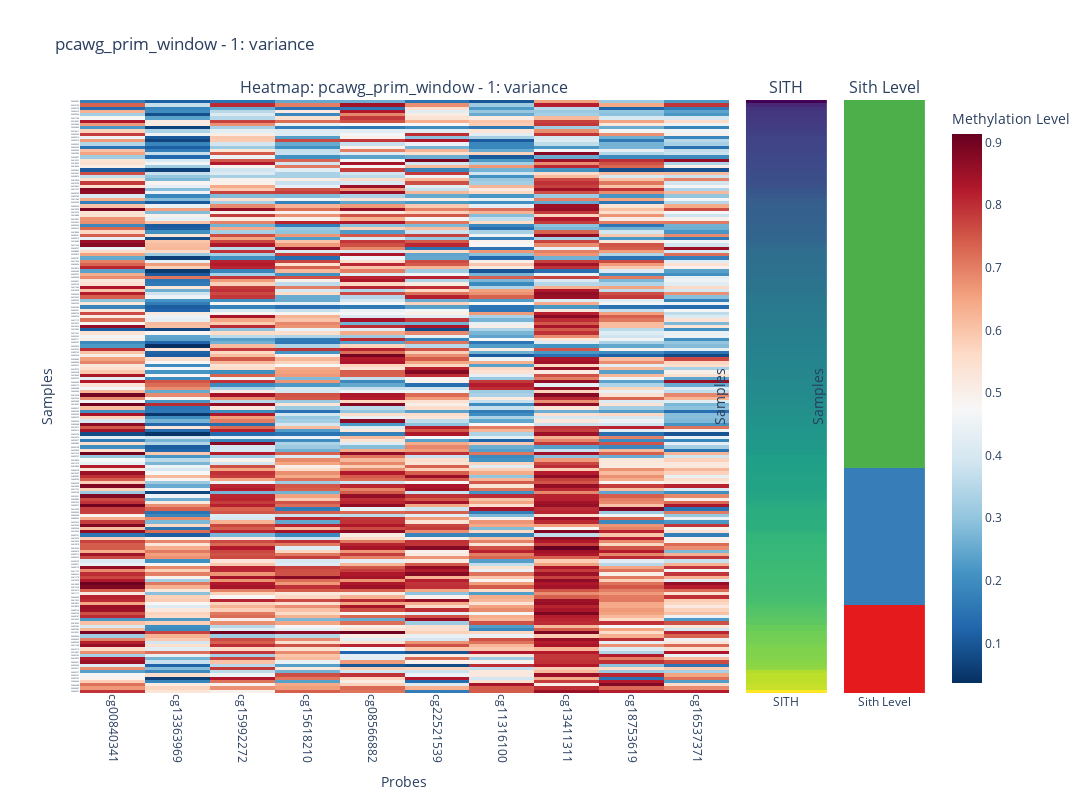
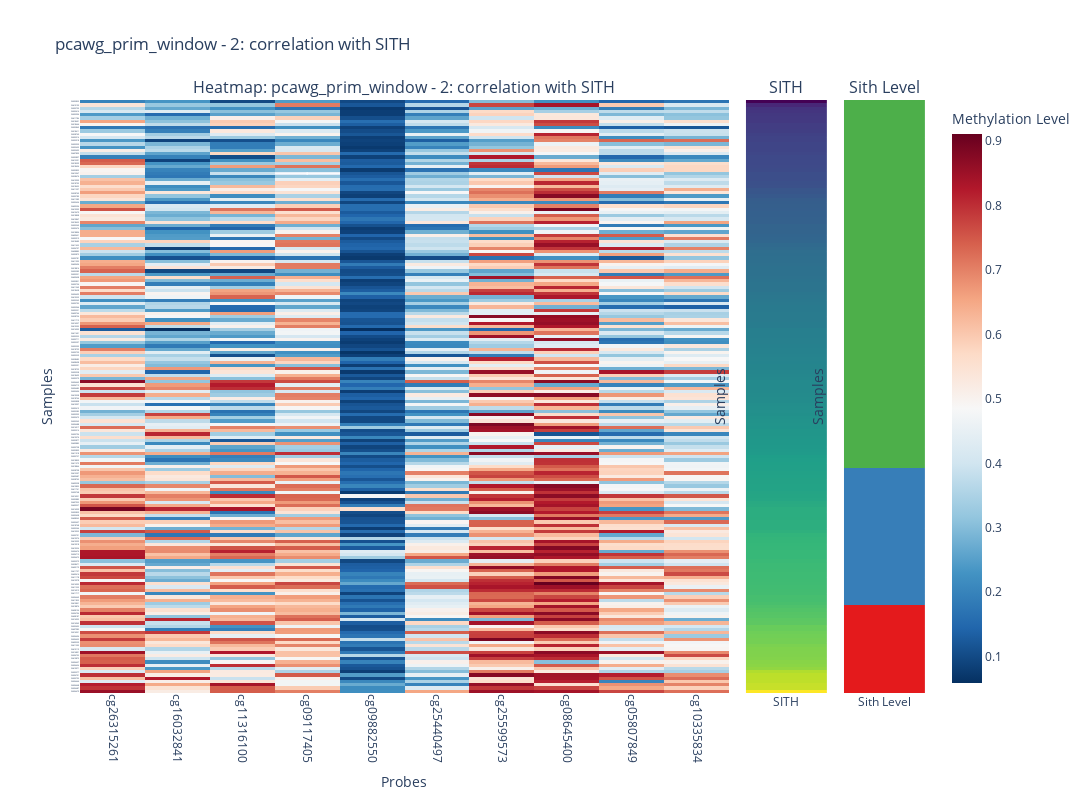
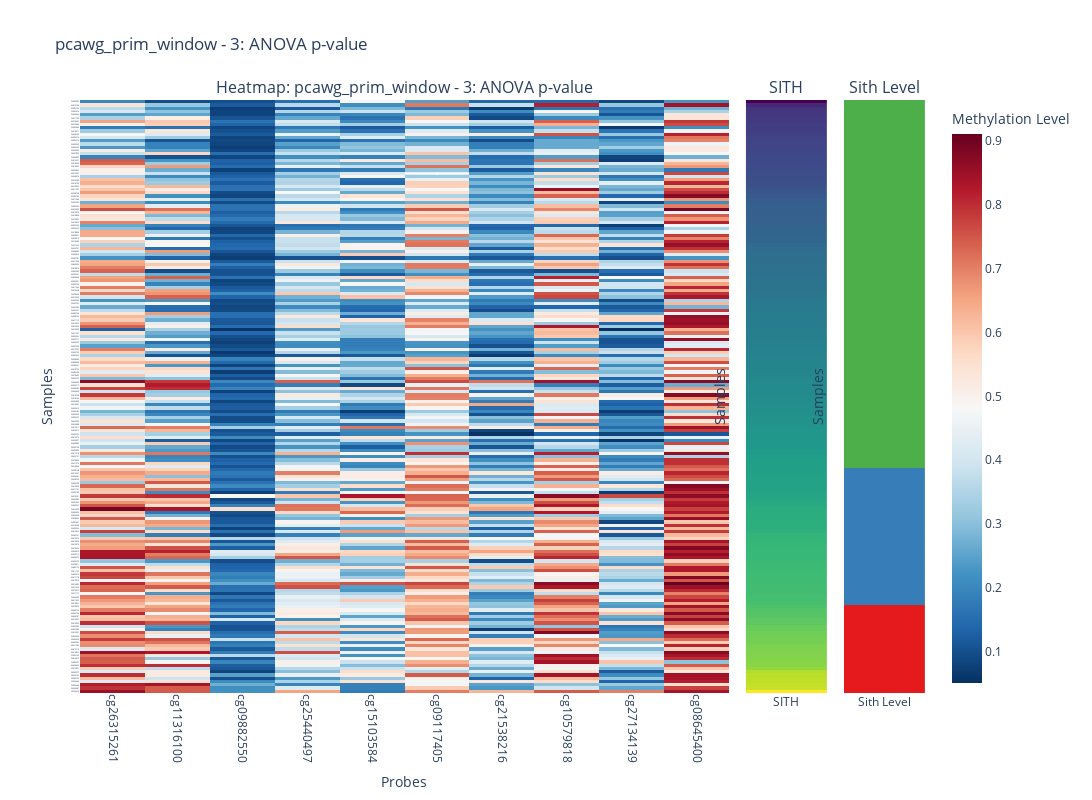
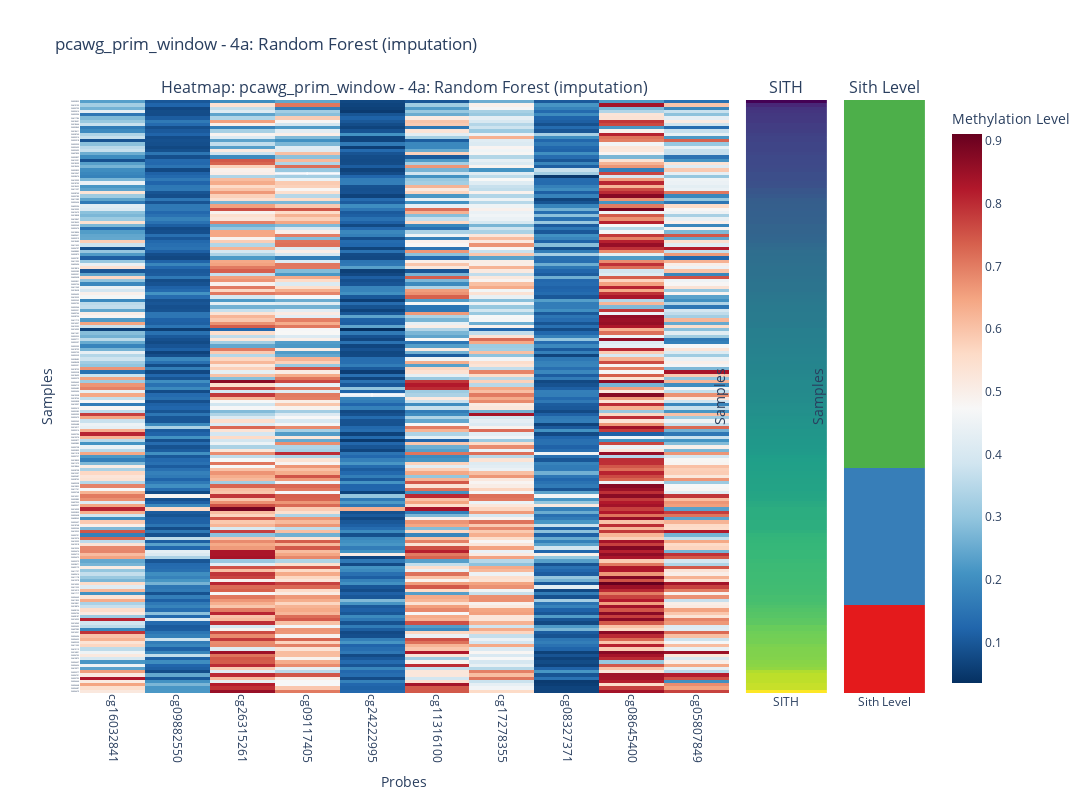

Notebook code for these charts, in order:
### Markdown cell above
## Visualizations

### Code cell
####################
# 1) The same bins/labels for sith_level
####################
bins = [-float('inf'), 0.7, 0.8, float('inf')]
labels = ['<0.7', '0.7-0.8', '>0.8']

####################
# 2) Load CSV into a DataFrame
####################
analysis_results_df = pd.read_csv("../_OUTPUTS_/pcawg_probes_of_interest.csv")

####################
# 3) Helper function from earlier snippet
####################
def get_probes_for_method(dataset_name, method_name, top_n=10):
    subset = analysis_results_df[
        (analysis_results_df['dataset'] == dataset_name) &
        (analysis_results_df['method'] == method_name)
    ].copy()
    
    if method_name == "cluster_7":
        subset = subset.sort_values('cluster_label').dropna(subset=['cluster_label', 'probe']).head(top_n)
        return dict(zip(subset['cluster_label'], subset['probe']))
    else:
        subset = subset.dropna(subset=['probe']).head(top_n)
        return subset['probe'].tolist()

####################
# 4) Define a small mapping from method ID -> descriptive label (optional)
####################
method_mapping = {
    "var_1": "1: variance",
    "corr_2": "2: correlation with SITH",
    "anova_3": "3: ANOVA p-value",
    "rf_impute_4a": "4a: Random Forest (imputation)",
    "rf_drop_4b": "4b: Random Forest (dropped rows)",
    "common_5": "5: common interest",
    "combined_6": "6: combined variance & ANOVA",
    "cluster_7": "7: clustering",
    "range_8": "8: range",
    "threshold_9": "9: high/low proportions",
    "diffmeth_10": "10: differential methylation",
    "aggregate_11": "11: aggregate score"
}

####################
# 5) Prepare the same datasets list
####################
datasets = [
    {
        'name': 'pcawg_prim_window',
        'df': pcawg_prim_window_meth_df_merged,
        'sort_col': 'SITH'
    },
    {
        'name': 'pcawg_sith_corr',
        'df': pcawg_sith_corr_meth_df_merged,
        'sort_col': 'SITH'
    },
    {
        'name': 'pcawg_iqr_corr',
        'df': pcawg_iqr_corr_meth_df_merged,
        'sort_col': 'INT_IQR'
    }
]

####################
# 6) The create_probe_heatmap(...) function remains the same
####################

def create_probe_heatmap(df, probes, title, score_col="SITH", y_tick_font_size=None):
    """
    Creates and displays a heatmap for the given set of probes with a sidebar for a score.
    
    Parameters:
      - df: The filtered and sorted DataFrame.
      - probes: Either a list of probe IDs or a dict (in which case its keys are used).
      - title: Title for the heatmap.
      - score_col: The column name for the score sidebar ("SITH" or "INT_IQR").
      - y_tick_font_size: Optional font size for the y-axis tick labels.
    """
    # Use keys if probes is a dict; otherwise assume probes is a list.
    probe_list = list(probes.keys()) if isinstance(probes, dict) else probes

    if not probe_list:
        print(f"Probe set '{title}' is empty. Skipping visualization.")
        return

    # Ensure the chosen probes exist in the DataFrame.
    available_probes = [p for p in probe_list if p in df.columns]
    missing_probes = set(probe_list) - set(available_probes)
    if missing_probes:
        print(f"Warning: The following probes for '{title}' are missing and will be skipped: {missing_probes}")
    if not available_probes:
        print(f"No available probes to display for '{title}'. Skipping visualization.")
        return

    # Prepare the data matrix for the main heatmap.
    data_matrix = df[available_probes]

    # Create main heatmap of methylation values.
    heatmap = go.Heatmap(
        z=data_matrix.values,
        x=available_probes,
        y=df['icgc_sample_id'],
        colorscale='RdBu',
        reversescale=True,
        colorbar=dict(title='Methylation Level'),
    )

    # Create a sidebar for the score.
    score_bar = go.Heatmap(
        z=df[score_col].values[:, np.newaxis],
        x=[score_col],
        y=df['icgc_sample_id'],
        colorscale='Viridis',
        colorbar=dict(title=score_col),
        showscale=False,
    )

    # If score_col is "SITH", add the sith_level sidebar.
    add_sith_level = (score_col == "SITH")
    if add_sith_level:
        sith_levels_unique = df['sith_level'].unique()
        sith_level_map = {level: idx for idx, level in enumerate(sith_levels_unique)}
        sith_levels_numeric = df['sith_level'].map(sith_level_map).values

        colors = px.colors.qualitative.Set1[:len(sith_levels_unique)]
        colorscale_custom = []
        for i, color in enumerate(colors):
            scale_value = i / (len(colors) - 1) if len(colors) > 1 else 0
            colorscale_custom.append([scale_value, color])

        sith_level_bar = go.Heatmap(
            z=sith_levels_numeric[:, np.newaxis],
            x=['Sith Level'],
            y=df['icgc_sample_id'],
            colorscale=colorscale_custom,
            colorbar=dict(title='Sith Level'),
            showscale=False,
            zmin=0,
            zmax=len(colors)-1,
        )

    # Determine number of subplot columns and subplot titles.
    n_cols = 3 if add_sith_level else 2
    subplot_titles = (f'Heatmap: {title}', score_col) + (("Sith Level",) if add_sith_level else ())

    # Create subplots.
    fig = make_subplots(
        rows=1, cols=n_cols,
        column_widths=[0.8] + ([0.1, 0.1] if add_sith_level else [0.2]),
        subplot_titles=subplot_titles,
        horizontal_spacing=0.02,
        shared_yaxes=True,
    )

    fig.add_trace(heatmap, row=1, col=1)
    fig.add_trace(score_bar, row=1, col=2)
    if add_sith_level:
        fig.add_trace(sith_level_bar, row=1, col=3)

    # Update layout and axes.
    fig.update_layout(
        height=800,
        width=1200,
        showlegend=False,
        title_text=title,
    )

    tick_step = max(1, len(available_probes) // 50)
    fig.update_xaxes(
        row=1, col=1,
        tickmode='array',
        tickvals=np.arange(0, len(available_probes), tick_step),
        ticktext=[available_probes[i] for i in range(0, len(available_probes), tick_step)],
        tickangle=90,
        title_text='Probes'
    )
    # Use the provided y_tick_font_size if given, else default to 10.
    y_tick_font = dict(size=y_tick_font_size) if y_tick_font_size is not None else dict(size=10)
    fig.update_yaxes(
        automargin=True,
        tickfont=y_tick_font,
        title_text='Samples'
    )

    if add_sith_level:
        legend_items = []
        for level, idx in sith_level_map.items():
            color = colors[idx]
            legend_items.append(
                go.Scatter(
                    x=[None],
                    y=[None],
                    mode='markers',
                    marker=dict(size=10, color=color),
                    legendgroup=str(level),
                    showlegend=True,
                    name=str(level),
                )
            )
        for item in legend_items:
            fig.add_trace(item)
        fig.update_layout(
            legend_title_text='Sith Level',
            legend=dict(itemsizing='constant'),
        )

    fig.show()
    html_filename = f"../_OUTPUTS_/heatmaps/{title.replace(' ', '_')}.html"
    fig.write_html(html_filename)
    print(f"Saved heatmap to {html_filename}")


####################
# 7) Generate Heatmaps, but pull each “method’s” probes from CSV
####################
all_methods = [
    "var_1",
    "corr_2",
    "anova_3",
    "rf_impute_4a",
    "rf_drop_4b",
    "common_5",
    "combined_6",
    "cluster_7",
    "range_8",
    "threshold_9",
    "diffmeth_10",
    "aggregate_11"
]

for dset in datasets:
    name = dset['name']
    df = dset['df'].copy()  # work on a copy
    sort_col = dset['sort_col']
    
    print("\n========================")
    print(f"Processing dataset: {name}")
    print("========================\n")
    
    # Add the sith_level column
    df['sith_level'] = pd.cut(df['SITH'], bins=bins, labels=labels)
    
    # pcawg_sith_corr -> two subsets
    if name == "pcawg_sith_corr":
        filters = [
            ("sample_code==1",  df[df['sample_code'] == 1]),
            ("sample_code>=2", df[df['sample_code'] >= 2])
        ]
        for f_desc, df_filtered in filters:
            sorted_df = df_filtered.sort_values(sort_col, ascending=False).reset_index(drop=True)
            score_col = "SITH"
            y_tick_font_size = 2 if f_desc == "sample_code==1" else None
            
            # For each method, fetch top probes from CSV
            for method_id in all_methods:
                # If you want a nicer method title, combine:
                method_title = method_mapping.get(method_id, method_id)
                full_title = f"{name} - {f_desc} - {method_title}"
                probes = get_probes_for_method(name, method_id, top_n=10)
                
                create_probe_heatmap(
                    sorted_df,
                    probes,
                    full_title,
                    score_col=score_col,
                    y_tick_font_size=y_tick_font_size
                )
    else:
        # pcawg_prim_window -> sample_code==1
        # pcawg_iqr_corr -> sample_code>1
        # others: no special filter
        if name == "pcawg_prim_window":
            df = df[df['sample_code'] == 1]
            y_tick_font_size = 2
        elif name == "pcawg_iqr_corr":
            df = df[df['sample_code'] > 1]
            y_tick_font_size = None
        else:
            y_tick_font_size = None
        
        sorted_df = df.sort_values(sort_col, ascending=False).reset_index(drop=True)
        
        # For pcawg_iqr_corr use "INT_IQR", else "SITH"
        score_col = "INT_IQR" if name == "pcawg_iqr_corr" else "SITH"
        
        for method_id in all_methods:
            method_title = method_mapping.get(method_id, method_id)
            full_title = f"{name} - {method_title}"
            probes = get_probes_for_method(name, method_id, top_n=10)
            
            create_probe_heatmap(
                sorted_df,
                probes,
                full_title,
                score_col=score_col,
                y_tick_font_size=y_tick_font_size
            )

### Figure 1 — Plotly figure (JSON) as saved in the notebook; plotly's stock layout.template omitted (floating-point values rounded to 4 significant figures; data arrays with more than 128 entries replaced by an {"elided": "..."} marker saying what was removed)
{"data": [{"colorbar": {"title": {"text": "Methylation Level"}}, "colorscale": [[0, "rgb(103,0,31)"], [0.1, "rgb(178,24,43)"], [0.2, "rgb(214,96,77)"], [0.3, "rgb(244,165,130)"], [0.4, "rgb(253,219,199)"], [0.5, "rgb(247,247,247)"], [0.6, "rgb(209,229,240)"], [0.7, "rgb(146,197,222)"], [0.8, "rgb(67,147,195)"], [0.9, "rgb(33,102,172)"], [1, "rgb(5,48,97)"]], "reversescale": true, "type": "heatmap", "x": ["cg00840341", "cg13363969", "cg15992272", "cg15618210", "cg08566882", "cg22521539", "cg11316100", "cg13411311", "cg18753619", "cg16537371"], "xaxis": "x", "y": {"elided": "182 str values"}, "yaxis": "y", "z": {"elided": "182x10 float values"}}, {"colorbar": {"title": {"text": "SITH"}}, "colorscale": [[0, "#440154"], [0.1111, "#482878"], [0.2222, "#3e4989"], [0.3333, "#31688e"], [0.4444, "#26828e"], [0.5556, "#1f9e89"], [0.6667, "#35b779"], [0.7778, "#6ece58"], [0.8889, "#b5de2b"], [1, "#fde725"]], "showscale": false, "type": "heatmap", "x": ["SITH"], "xaxis": "x2", "y": {"elided": "182 str values"}, "yaxis": "y2", "z": {"elided": "182x1 float values"}}, {"colorbar": {"title": {"text": "Sith Level"}}, "colorscale": [[0, "rgb(228,26,28)"], [0.5, "rgb(55,126,184)"], [1, "rgb(77,175,74)"]], "showscale": false, "type": "heatmap", "x": ["Sith Level"], "xaxis": "x3", "y": {"elided": "182 str values"}, "yaxis": "y3", "z": {"elided": "182x1 int values"}, "zmax": 2, "zmin": 0}, {"legendgroup": ">0.8", "marker": {"color": "rgb(228,26,28)", "size": 10}, "mode": "markers", "name": ">0.8", "showlegend": true, "type": "scatter", "x": [null], "y": [null]}, {"legendgroup": "0.7-0.8", "marker": {"color": "rgb(55,126,184)", "size": 10}, "mode": "markers", "name": "0.7-0.8", "showlegend": true, "type": "scatter", "x": [null], "y": [null]}, {"legendgroup": "<0.7", "marker": {"color": "rgb(77,175,74)", "size": 10}, "mode": "markers", "name": "<0.7", "showlegend": true, "type": "scatter", "x": [null], "y": [null]}], "layout": {"annotations": [{"font": {"size": 16}, "showarrow": false, "text": "Heatmap: pcawg_prim_window - 1: variance", "x": 0.384, "xanchor": "center", "xref": "paper", "y": 1, "yanchor": "bottom", "yref": "paper"}, {"font": {"size": 16}, "showarrow": false, "text": "SITH", "x": 0.836, "xanchor": "center", "xref": "paper", "y": 1, "yanchor": "bottom", "yref": "paper"}, {"font": {"size": 16}, "showarrow": false, "text": "Sith Level", "x": 0.952, "xanchor": "center", "xref": "paper", "y": 1, "yanchor": "bottom", "yref": "paper"}], "height": 800, "legend": {"itemsizing": "constant", "title": {"text": "Sith Level"}}, "showlegend": false, "title": {"text": "pcawg_prim_window - 1: variance"}, "width": 1200, "xaxis": {"anchor": "y", "domain": [0, 0.768], "tickangle": 90, "tickmode": "array", "ticktext": ["cg00840341", "cg13363969", "cg15992272", "cg15618210", "cg08566882", "cg22521539", "cg11316100", "cg13411311", "cg18753619", "cg16537371"], "tickvals": [0, 1, 2, 3, 4, 5, 6, 7, 8, 9], "title": {"text": "Probes"}}, "xaxis2": {"anchor": "y2", "domain": [0.788, 0.884]}, "xaxis3": {"anchor": "y3", "domain": [0.904, 1]}, "yaxis": {"anchor": "x", "automargin": true, "domain": [0, 1], "tickfont": {"size": 2}, "title": {"text": "Samples"}}, "yaxis2": {"anchor": "x2", "automargin": true, "domain": [0, 1], "matches": "y", "showticklabels": false, "tickfont": {"size": 2}, "title": {"text": "Samples"}}, "yaxis3": {"anchor": "x3", "automargin": true, "domain": [0, 1], "matches": "y", "showticklabels": false, "tickfont": {"size": 2}, "title": {"text": "Samples"}}}}

### Figure 2 — Plotly figure (JSON) as saved in the notebook; plotly's stock layout.template omitted (floating-point values rounded to 4 significant figures; data arrays with more than 128 entries replaced by an {"elided": "..."} marker saying what was removed)
{"data": [{"colorbar": {"title": {"text": "Methylation Level"}}, "colorscale": [[0, "rgb(103,0,31)"], [0.1, "rgb(178,24,43)"], [0.2, "rgb(214,96,77)"], [0.3, "rgb(244,165,130)"], [0.4, "rgb(253,219,199)"], [0.5, "rgb(247,247,247)"], [0.6, "rgb(209,229,240)"], [0.7, "rgb(146,197,222)"], [0.8, "rgb(67,147,195)"], [0.9, "rgb(33,102,172)"], [1, "rgb(5,48,97)"]], "reversescale": true, "type": "heatmap", "x": ["cg26315261", "cg16032841", "cg11316100", "cg09117405", "cg09882550", "cg25440497", "cg25599573", "cg08645400", "cg05807849", "cg10335834"], "xaxis": "x", "y": {"elided": "182 str values"}, "yaxis": "y", "z": {"elided": "182x10 float values"}}, {"colorbar": {"title": {"text": "SITH"}}, "colorscale": [[0, "#440154"], [0.1111, "#482878"], [0.2222, "#3e4989"], [0.3333, "#31688e"], [0.4444, "#26828e"], [0.5556, "#1f9e89"], [0.6667, "#35b779"], [0.7778, "#6ece58"], [0.8889, "#b5de2b"], [1, "#fde725"]], "showscale": false, "type": "heatmap", "x": ["SITH"], "xaxis": "x2", "y": {"elided": "182 str values"}, "yaxis": "y2", "z": {"elided": "182x1 float values"}}, {"colorbar": {"title": {"text": "Sith Level"}}, "colorscale": [[0, "rgb(228,26,28)"], [0.5, "rgb(55,126,184)"], [1, "rgb(77,175,74)"]], "showscale": false, "type": "heatmap", "x": ["Sith Level"], "xaxis": "x3", "y": {"elided": "182 str values"}, "yaxis": "y3", "z": {"elided": "182x1 int values"}, "zmax": 2, "zmin": 0}, {"legendgroup": ">0.8", "marker": {"color": "rgb(228,26,28)", "size": 10}, "mode": "markers", "name": ">0.8", "showlegend": true, "type": "scatter", "x": [null], "y": [null]}, {"legendgroup": "0.7-0.8", "marker": {"color": "rgb(55,126,184)", "size": 10}, "mode": "markers", "name": "0.7-0.8", "showlegend": true, "type": "scatter", "x": [null], "y": [null]}, {"legendgroup": "<0.7", "marker": {"color": "rgb(77,175,74)", "size": 10}, "mode": "markers", "name": "<0.7", "showlegend": true, "type": "scatter", "x": [null], "y": [null]}], "layout": {"annotations": [{"font": {"size": 16}, "showarrow": false, "text": "Heatmap: pcawg_prim_window - 2: correlation with SITH", "x": 0.384, "xanchor": "center", "xref": "paper", "y": 1, "yanchor": "bottom", "yref": "paper"}, {"font": {"size": 16}, "showarrow": false, "text": "SITH", "x": 0.836, "xanchor": "center", "xref": "paper", "y": 1, "yanchor": "bottom", "yref": "paper"}, {"font": {"size": 16}, "showarrow": false, "text": "Sith Level", "x": 0.952, "xanchor": "center", "xref": "paper", "y": 1, "yanchor": "bottom", "yref": "paper"}], "height": 800, "legend": {"itemsizing": "constant", "title": {"text": "Sith Level"}}, "showlegend": false, "title": {"text": "pcawg_prim_window - 2: correlation with SITH"}, "width": 1200, "xaxis": {"anchor": "y", "domain": [0, 0.768], "tickangle": 90, "tickmode": "array", "ticktext": ["cg26315261", "cg16032841", "cg11316100", "cg09117405", "cg09882550", "cg25440497", "cg25599573", "cg08645400", "cg05807849", "cg10335834"], "tickvals": [0, 1, 2, 3, 4, 5, 6, 7, 8, 9], "title": {"text": "Probes"}}, "xaxis2": {"anchor": "y2", "domain": [0.788, 0.884]}, "xaxis3": {"anchor": "y3", "domain": [0.904, 1]}, "yaxis": {"anchor": "x", "automargin": true, "domain": [0, 1], "tickfont": {"size": 2}, "title": {"text": "Samples"}}, "yaxis2": {"anchor": "x2", "automargin": true, "domain": [0, 1], "matches": "y", "showticklabels": false, "tickfont": {"size": 2}, "title": {"text": "Samples"}}, "yaxis3": {"anchor": "x3", "automargin": true, "domain": [0, 1], "matches": "y", "showticklabels": false, "tickfont": {"size": 2}, "title": {"text": "Samples"}}}}

### Figure 3 — Plotly figure (JSON) as saved in the notebook; plotly's stock layout.template omitted (floating-point values rounded to 4 significant figures; data arrays with more than 128 entries replaced by an {"elided": "..."} marker saying what was removed)
{"data": [{"colorbar": {"title": {"text": "Methylation Level"}}, "colorscale": [[0, "rgb(103,0,31)"], [0.1, "rgb(178,24,43)"], [0.2, "rgb(214,96,77)"], [0.3, "rgb(244,165,130)"], [0.4, "rgb(253,219,199)"], [0.5, "rgb(247,247,247)"], [0.6, "rgb(209,229,240)"], [0.7, "rgb(146,197,222)"], [0.8, "rgb(67,147,195)"], [0.9, "rgb(33,102,172)"], [1, "rgb(5,48,97)"]], "reversescale": true, "type": "heatmap", "x": ["cg26315261", "cg11316100", "cg09882550", "cg25440497", "cg15103584", "cg09117405", "cg21538216", "cg10579818", "cg27134139", "cg08645400"], "xaxis": "x", "y": {"elided": "182 str values"}, "yaxis": "y", "z": {"elided": "182x10 float values"}}, {"colorbar": {"title": {"text": "SITH"}}, "colorscale": [[0, "#440154"], [0.1111, "#482878"], [0.2222, "#3e4989"], [0.3333, "#31688e"], [0.4444, "#26828e"], [0.5556, "#1f9e89"], [0.6667, "#35b779"], [0.7778, "#6ece58"], [0.8889, "#b5de2b"], [1, "#fde725"]], "showscale": false, "type": "heatmap", "x": ["SITH"], "xaxis": "x2", "y": {"elided": "182 str values"}, "yaxis": "y2", "z": {"elided": "182x1 float values"}}, {"colorbar": {"title": {"text": "Sith Level"}}, "colorscale": [[0, "rgb(228,26,28)"], [0.5, "rgb(55,126,184)"], [1, "rgb(77,175,74)"]], "showscale": false, "type": "heatmap", "x": ["Sith Level"], "xaxis": "x3", "y": {"elided": "182 str values"}, "yaxis": "y3", "z": {"elided": "182x1 int values"}, "zmax": 2, "zmin": 0}, {"legendgroup": ">0.8", "marker": {"color": "rgb(228,26,28)", "size": 10}, "mode": "markers", "name": ">0.8", "showlegend": true, "type": "scatter", "x": [null], "y": [null]}, {"legendgroup": "0.7-0.8", "marker": {"color": "rgb(55,126,184)", "size": 10}, "mode": "markers", "name": "0.7-0.8", "showlegend": true, "type": "scatter", "x": [null], "y": [null]}, {"legendgroup": "<0.7", "marker": {"color": "rgb(77,175,74)", "size": 10}, "mode": "markers", "name": "<0.7", "showlegend": true, "type": "scatter", "x": [null], "y": [null]}], "layout": {"annotations": [{"font": {"size": 16}, "showarrow": false, "text": "Heatmap: pcawg_prim_window - 3: ANOVA p-value", "x": 0.384, "xanchor": "center", "xref": "paper", "y": 1, "yanchor": "bottom", "yref": "paper"}, {"font": {"size": 16}, "showarrow": false, "text": "SITH", "x": 0.836, "xanchor": "center", "xref": "paper", "y": 1, "yanchor": "bottom", "yref": "paper"}, {"font": {"size": 16}, "showarrow": false, "text": "Sith Level", "x": 0.952, "xanchor": "center", "xref": "paper", "y": 1, "yanchor": "bottom", "yref": "paper"}], "height": 800, "legend": {"itemsizing": "constant", "title": {"text": "Sith Level"}}, "showlegend": false, "title": {"text": "pcawg_prim_window - 3: ANOVA p-value"}, "width": 1200, "xaxis": {"anchor": "y", "domain": [0, 0.768], "tickangle": 90, "tickmode": "array", "ticktext": ["cg26315261", "cg11316100", "cg09882550", "cg25440497", "cg15103584", "cg09117405", "cg21538216", "cg10579818", "cg27134139", "cg08645400"], "tickvals": [0, 1, 2, 3, 4, 5, 6, 7, 8, 9], "title": {"text": "Probes"}}, "xaxis2": {"anchor": "y2", "domain": [0.788, 0.884]}, "xaxis3": {"anchor": "y3", "domain": [0.904, 1]}, "yaxis": {"anchor": "x", "automargin": true, "domain": [0, 1], "tickfont": {"size": 2}, "title": {"text": "Samples"}}, "yaxis2": {"anchor": "x2", "automargin": true, "domain": [0, 1], "matches": "y", "showticklabels": false, "tickfont": {"size": 2}, "title": {"text": "Samples"}}, "yaxis3": {"anchor": "x3", "automargin": true, "domain": [0, 1], "matches": "y", "showticklabels": false, "tickfont": {"size": 2}, "title": {"text": "Samples"}}}}

### Figure 4 — Plotly figure (JSON) as saved in the notebook; plotly's stock layout.template omitted (floating-point values rounded to 4 significant figures; data arrays with more than 128 entries replaced by an {"elided": "..."} marker saying what was removed)
{"data": [{"colorbar": {"title": {"text": "Methylation Level"}}, "colorscale": [[0, "rgb(103,0,31)"], [0.1, "rgb(178,24,43)"], [0.2, "rgb(214,96,77)"], [0.3, "rgb(244,165,130)"], [0.4, "rgb(253,219,199)"], [0.5, "rgb(247,247,247)"], [0.6, "rgb(209,229,240)"], [0.7, "rgb(146,197,222)"], [0.8, "rgb(67,147,195)"], [0.9, "rgb(33,102,172)"], [1, "rgb(5,48,97)"]], "reversescale": true, "type": "heatmap", "x": ["cg16032841", "cg09882550", "cg26315261", "cg09117405", "cg24222995", "cg11316100", "cg17278355", "cg08327371", "cg08645400", "cg05807849"], "xaxis": "x", "y": {"elided": "182 str values"}, "yaxis": "y", "z": {"elided": "182x10 float values"}}, {"colorbar": {"title": {"text": "SITH"}}, "colorscale": [[0, "#440154"], [0.1111, "#482878"], [0.2222, "#3e4989"], [0.3333, "#31688e"], [0.4444, "#26828e"], [0.5556, "#1f9e89"], [0.6667, "#35b779"], [0.7778, "#6ece58"], [0.8889, "#b5de2b"], [1, "#fde725"]], "showscale": false, "type": "heatmap", "x": ["SITH"], "xaxis": "x2", "y": {"elided": "182 str values"}, "yaxis": "y2", "z": {"elided": "182x1 float values"}}, {"colorbar": {"title": {"text": "Sith Level"}}, "colorscale": [[0, "rgb(228,26,28)"], [0.5, "rgb(55,126,184)"], [1, "rgb(77,175,74)"]], "showscale": false, "type": "heatmap", "x": ["Sith Level"], "xaxis": "x3", "y": {"elided": "182 str values"}, "yaxis": "y3", "z": {"elided": "182x1 int values"}, "zmax": 2, "zmin": 0}, {"legendgroup": ">0.8", "marker": {"color": "rgb(228,26,28)", "size": 10}, "mode": "markers", "name": ">0.8", "showlegend": true, "type": "scatter", "x": [null], "y": [null]}, {"legendgroup": "0.7-0.8", "marker": {"color": "rgb(55,126,184)", "size": 10}, "mode": "markers", "name": "0.7-0.8", "showlegend": true, "type": "scatter", "x": [null], "y": [null]}, {"legendgroup": "<0.7", "marker": {"color": "rgb(77,175,74)", "size": 10}, "mode": "markers", "name": "<0.7", "showlegend": true, "type": "scatter", "x": [null], "y": [null]}], "layout": {"annotations": [{"font": {"size": 16}, "showarrow": false, "text": "Heatmap: pcawg_prim_window - 4a: Random Forest (imputation)", "x": 0.384, "xanchor": "center", "xref": "paper", "y": 1, "yanchor": "bottom", "yref": "paper"}, {"font": {"size": 16}, "showarrow": false, "text": "SITH", "x": 0.836, "xanchor": "center", "xref": "paper", "y": 1, "yanchor": "bottom", "yref": "paper"}, {"font": {"size": 16}, "showarrow": false, "text": "Sith Level", "x": 0.952, "xanchor": "center", "xref": "paper", "y": 1, "yanchor": "bottom", "yref": "paper"}], "height": 800, "legend": {"itemsizing": "constant", "title": {"text": "Sith Level"}}, "showlegend": false, "title": {"text": "pcawg_prim_window - 4a: Random Forest (imputation)"}, "width": 1200, "xaxis": {"anchor": "y", "domain": [0, 0.768], "tickangle": 90, "tickmode": "array", "ticktext": ["cg16032841", "cg09882550", "cg26315261", "cg09117405", "cg24222995", "cg11316100", "cg17278355", "cg08327371", "cg08645400", "cg05807849"], "tickvals": [0, 1, 2, 3, 4, 5, 6, 7, 8, 9], "title": {"text": "Probes"}}, "xaxis2": {"anchor": "y2", "domain": [0.788, 0.884]}, "xaxis3": {"anchor": "y3", "domain": [0.904, 1]}, "yaxis": {"anchor": "x", "automargin": true, "domain": [0, 1], "tickfont": {"size": 2}, "title": {"text": "Samples"}}, "yaxis2": {"anchor": "x2", "automargin": true, "domain": [0, 1], "matches": "y", "showticklabels": false, "tickfont": {"size": 2}, "title": {"text": "Samples"}}, "yaxis3": {"anchor": "x3", "automargin": true, "domain": [0, 1], "matches": "y", "showticklabels": false, "tickfont": {"size": 2}, "title": {"text": "Samples"}}}}
